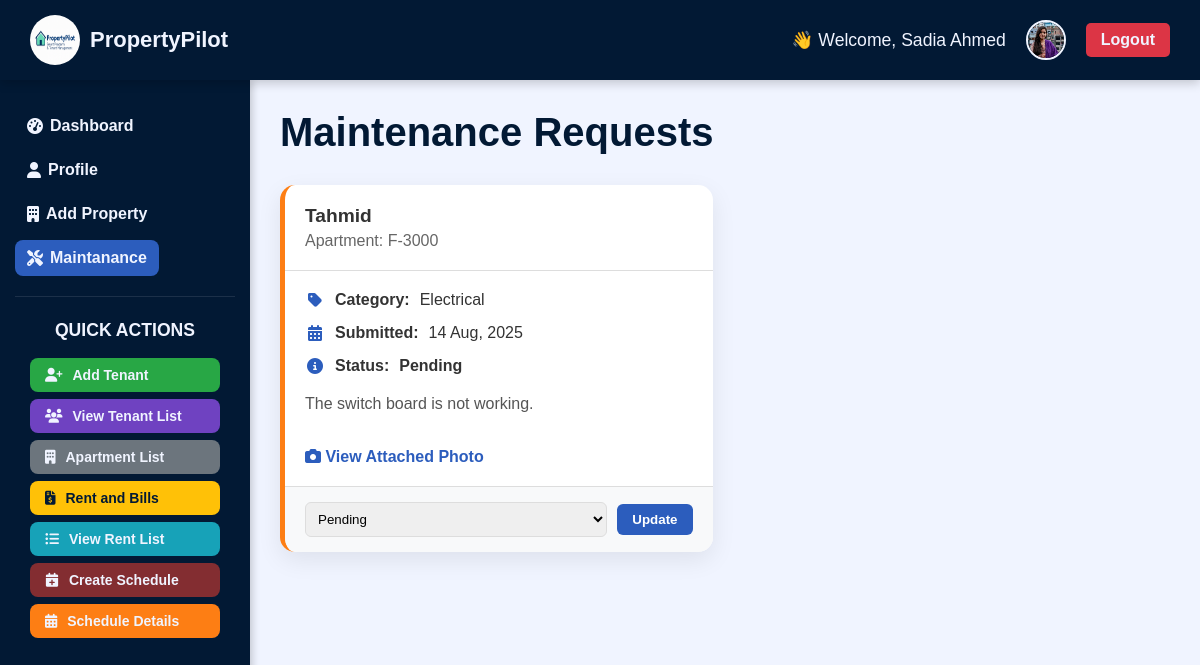
The app's page /maintanance.php (signed in) with its own data.
### tables this page shows
CREATE TABLE `maintenance_requests` (
  `request_id` int(11) NOT NULL,
  `tenant_id` int(11) NOT NULL,
  `landlord_id` int(11) NOT NULL,
  `property_id` int(11) NOT NULL,
  `issue_category` enum('Plumbing','Electrical','Appliances','HVAC','Pest Control','General') NOT NULL,
  `issue_description` text NOT NULL,
  `photo` varchar(255) DEFAULT NULL,
  `permission_to_enter` tinyint(1) NOT NULL DEFAULT 0,
  `status` enum('Pending','In Progress','Completed') DEFAULT 'Pending',
  `created_at` timestamp NOT NULL DEFAULT current_timestamp()
);

CREATE TABLE `users` (
  `id` int(11) NOT NULL,
  `fullName` varchar(100) NOT NULL,
  `email` varchar(100) NOT NULL,
  `phoneNumber` varchar(20) DEFAULT NULL,
  `password` varchar(255) NOT NULL,
  `profilePhoto` varchar(255) DEFAULT NULL,
  `nationalId` varchar(50) NOT NULL,
  `userRole` enum('landlord','tenant','admin') NOT NULL,
  `created_at` timestamp NOT NULL DEFAULT current_timestamp()
);

CREATE TABLE `properties` (
  `property_id` int(11) NOT NULL,
  `landlord_id` int(11) NOT NULL,
  `apartment_no` varchar(50) NOT NULL,
  `apartment_rent` decimal(10,2) NOT NULL,
  `apartment_status` enum('Vacant','Occupied') NOT NULL,
  `floor_no` int(50) DEFAULT NULL,
  `apartment_type` varchar(70) DEFAULT NULL,
  `apartment_size` int(60) DEFAULT NULL
);

### maintanance.php (the view, shortened to what this page needs)
<?php
$landlord_id = $_SESSION['user_id'];
$fullName = $_SESSION['fullName'] ?? 'Landlord';
$profilePhoto = $_SESSION['profilePhoto'] ?? "default-avatar.png";
$host = "localhost";
$username = "root";
$password = "";
$database = "property";
$conn = new mysqli($host, $username, $password, $database);
$requests = [];
$query = "
    SELECT
        mr.*,
        u.fullName AS tenant_name,
        p.apartment_no
    FROM maintenance_requests mr
    JOIN users u ON mr.tenant_id = u.id
    JOIN properties p ON mr.property_id = p.property_id
    WHERE mr.landlord_id = ?
    ORDER BY mr.created_at DESC
";
$stmt = $conn->prepare($query);
$stmt->bind_param("i", $landlord_id);
$stmt->execute();
$result = $stmt->get_result();
while ($row = $result->fetch_assoc()) {
    $requests[] = $row;
}
?>
<!DOCTYPE html>
<html lang="en">
<head>
    <link rel="stylesheet" href="https://cdnjs.cloudflare.com/ajax/libs/font-awesome/6.4.0/css/all.min.css">
</head>
<body>
    <header class="main-top-navbar">
        <div class="brand"><img src="image/logo.png" alt="Logo"/>PropertyPilot</div>
        <div class="top-right-user-info">
            <span class="welcome-greeting">👋 Welcome, <?php echo htmlspecialchars($fullName); ?></span>
            <img class="user-photo" src="<?php echo htmlspecialchars($profilePhoto); ?>" alt="Profile">
            <a href="logout.php" class="logout-btn">Logout</a>
        </div>
    </header>
    <div class="dashboard-content-wrapper">
        <nav class="vertical-sidebar">
            <div class="nav-links">
                <a href="landlord_dashboard.php"><i class="fas fa-tachometer-alt"></i> Dashboard</a>
                <a href="profile.php"><i class="fas fa-user"></i> Profile</a>
                <a href="propertyInfo.php"><i class="fas fa-building"></i> Add Property</a>
                <a href="maintanance.php" class="active"><i class="fas fa-tools"></i> Maintanance</a>
            </div>
            <section class="action-buttons">
                <h3>Quick Actions</h3>
                <a href="add_tenant.php" class="action-link link-tenant"><i class="fas fa-user-plus"></i> Add Tenant</a>
                <a href="tenant_List.php" class="action-link link-tenant-list"><i class="fas fa-users"></i> View Tenant List</a>
                <a href="apartmentList.php" class="action-link link-docs"><i class="fas fa-building"></i> Apartment List</a>
                <a href="RentAndBillForm.php" class="action-link link-billing"><i class="fas fa-file-invoice-dollar"></i> Rent and Bills</a>
                <a href="Rent_list.php" class="action-link link-rent"><i class="fas fa-list-ul"></i> View Rent List</a>
                <a href="Schedule_create.php" class="action-link link-schedule-create"><i class="fas fa-calendar-plus"></i> Create Schedule</a>
                <a href="scheduleInfo.php" class="action-link link-schedule-details"><i class="fas fa-calendar-alt"></i> Schedule Details</a>
            </section>
        </nav>
        <main>
            <div class="page-header">
                <h1>Maintenance Requests</h1>
            </div>
            <div class="requests-grid">
                <?php if (empty($requests)): ?>
                    <p class="no-records">🎉 No maintenance requests at the moment.</p>
                <?php else: ?>
                    <?php foreach ($requests as $req):
                        $status_class = str_replace(' ', '-', $req['status']);
                    ?>
                        <div class="request-card status-<?php echo $status_class; ?>">
                            <div class="card-header">
                                <h3><?php echo htmlspecialchars($req['tenant_name']); ?></h3>
                                <p>Apartment: <?php echo htmlspecialchars($req['apartment_no']); ?></p>
                            </div>
                            <div class="card-body">
                                <div class="info-item">
                                    <i class="fas fa-tag"></i>
                                    <span>Category:</span> <?php echo htmlspecialchars($req['issue_category']); ?>
                                </div>
                                <div class="info-item">
                                    <i class="fas fa-calendar-alt"></i>
                                    <span>Submitted:</span> <?php echo date("d M, Y", strtotime($req['created_at'])); ?>
                                </div>
                                <div class="info-item">
                                    <i class="fas fa-info-circle"></i>
                                    <span>Status:</span> <strong><?php echo htmlspecialchars($req['status']); ?></strong>
                                </div>
                                <p class="description"><?php echo nl2br(htmlspecialchars($req['issue_description'])); ?></p>
                                <?php if (!empty($req['photo'])): ?>
                                    <a href="<?php echo htmlspecialchars($req['photo']); ?>" target="_blank" class="photo-link"><i class="fas fa-camera"></i> View Attached Photo</a>
                                <?php endif; ?>
                            </div>
                            <div class="card-footer">
                                <form method="POST" action="" class="update-form">
                                    <select name="status">
                                        <option value="Pending" <?php if ($req['status'] == 'Pending') echo 'selected'; ?>>Pending</option>
                                    </select>
                                    <button type="submit" name="update_status">Update</button>
                                </form>
                            </div>
                        </div>
                    <?php endforeach; ?>
                <?php endif; ?>
            </div>
        </main>
    </div>
</body>
</html>

### records on screen
maintenance_requests: tenant.fullName "Tahmid", property.apartment_no "F-3000", issue_category "Electrical", created_at "14 Aug, 2025", status "Pending", issue_description "The switch board is not working."

### other values on screen
$fullName "Sadia Ahmed"
